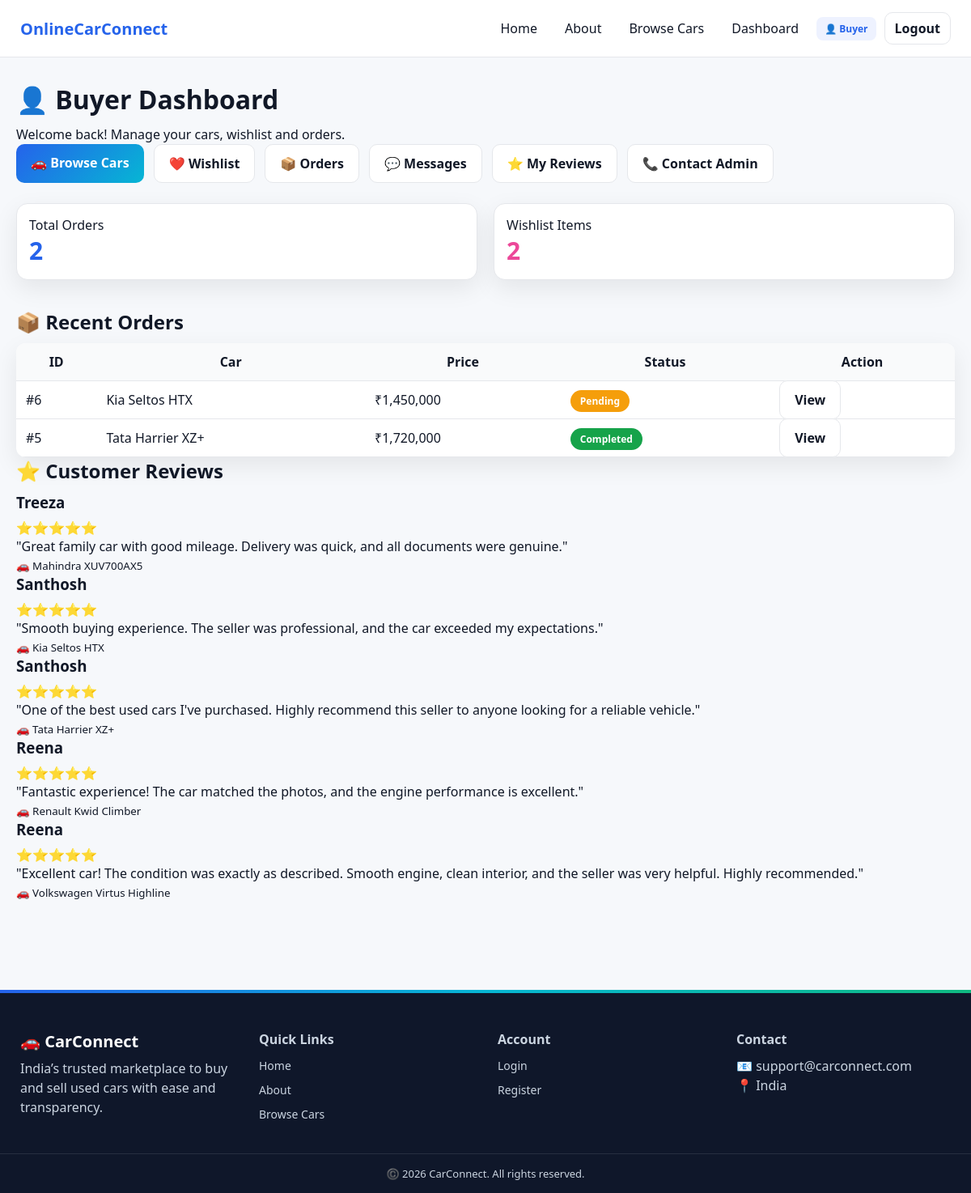
Page /buyer/home.php (signed in) on the committed database.
### tables this page shows
CREATE TABLE `orders` (
  `id` int(11) NOT NULL,
  `buyer_id` int(11) NOT NULL,
  `seller_id` int(11) NOT NULL,
  `car_id` int(11) NOT NULL,
  `total_price` decimal(12,2) NOT NULL,
  `order_status` enum('pending','completed','cancelled') DEFAULT 'pending',
  `created_at` timestamp NOT NULL DEFAULT current_timestamp()
);

CREATE TABLE `car_listings` (
  `id` int(11) NOT NULL,
  `seller_id` int(11) NOT NULL,
  `category_id` int(11) DEFAULT NULL,
  `make` varchar(100) NOT NULL,
  `model` varchar(100) NOT NULL,
  `year` int(11) NOT NULL,
  `price` decimal(12,2) NOT NULL,
  `mileage` int(11) DEFAULT 0,
  `fuel_type` varchar(50) DEFAULT NULL,
  `transmission` varchar(50) DEFAULT NULL,
  `description` text DEFAULT NULL,
  `image_path` varchar(255) DEFAULT NULL,
  `status` enum('pending','approved','rejected','sold') DEFAULT 'pending',
  `created_at` timestamp NOT NULL DEFAULT current_timestamp(),
  `color` varchar(30) DEFAULT NULL,
  `owner_type` varchar(30) DEFAULT NULL,
  `body_type` varchar(30) DEFAULT NULL,
  `seating_capacity` int(11) DEFAULT NULL,
  `location` varchar(100) DEFAULT NULL
);

CREATE TABLE `reviews` (
  `id` int(11) NOT NULL,
  `car_id` int(11) NOT NULL,
  `user_id` int(11) NOT NULL,
  `rating` int(11) NOT NULL CHECK (`rating` between 1 and 5),
  `comment` text DEFAULT NULL,
  `created_at` timestamp NOT NULL DEFAULT current_timestamp()
);

CREATE TABLE `buyers` (
  `id` int(11) NOT NULL,
  `name` varchar(100) NOT NULL,
  `email` varchar(150) NOT NULL,
  `password` varchar(255) NOT NULL,
  `phone` varchar(20) DEFAULT NULL,
  `address` text DEFAULT NULL,
  `status` enum('active','inactive') DEFAULT 'active',
  `created_at` timestamp NOT NULL DEFAULT current_timestamp()
);

### includes/functions.php (called while the page is built, shortened)
<?php
function e($str){
    return htmlspecialchars((string)$str, ENT_QUOTES, 'UTF-8');
}
?>

### buyer/home.php (the view, shortened to what this page needs)
<?php
require_once __DIR__ . "/../includes/db_connect.php";
require_once __DIR__ . "/../includes/functions.php";
require_once __DIR__ . "/../includes/header.php";
$buyerId = (int)$_SESSION['user_id'];
$stmt1 = mysqli_prepare($conn,"SELECT COUNT(*) FROM orders WHERE buyer_id=?");
mysqli_stmt_bind_param($stmt1,"i",$buyerId);
mysqli_stmt_execute($stmt1);
mysqli_stmt_bind_result($stmt1,$totalOrders);
$stmt2 = mysqli_prepare($conn,"SELECT COUNT(*) FROM wishlist WHERE buyer_id=?");
mysqli_stmt_bind_param($stmt2,"i",$buyerId);
mysqli_stmt_execute($stmt2);
mysqli_stmt_bind_result($stmt2,$totalWishlist);
$reviewStmt = mysqli_prepare($conn,"
SELECT
r.rating,
r.comment,
r.created_at,
b.name,
c.make,
c.model
FROM reviews r
JOIN buyers b
ON b.id = r.user_id
JOIN car_listings c
ON c.id = r.car_id
ORDER BY r.created_at DESC
LIMIT 6
");
mysqli_stmt_execute($reviewStmt);
$reviewResult = mysqli_stmt_get_result($reviewStmt);
?>
<h1>👤 Buyer Dashboard</h1>
<p class="muted">Welcome back! Manage your cars, wishlist and orders.</p>
<div style="display:flex;gap:12px;flex-wrap:wrap;margin-bottom:25px">
<a class="btn primary" href="car_listings.php">🚗 Browse Cars</a>
<a class="btn" href="wishlist.php">❤️ Wishlist</a>
<a class="btn" href="order_history.php">📦 Orders</a>
<a class="btn" href="messages.php">💬 Messages</a>
<a class="btn" href="my_reviews.php">⭐ My Reviews</a>
<a class="btn" href="contact.php">📞 Contact Admin</a>
</div>
<div class="grid" style="grid-template-columns:repeat(2,1fr);gap:20px">
<div class="card">
<div class="p">
<div class="muted">Total Orders</div>
<div style="font-size:30px;font-weight:900;color:#2563eb">
<?php echo intval($totalOrders); ?>
</div>
</div>
</div>
<div class="card">
<div class="p">
<div class="muted">Wishlist Items</div>
<div style="font-size:30px;font-weight:900;color:#ec4899">
<?php echo intval($totalWishlist); ?>
</div>
</div>
</div>
</div>
<h2 style="margin-top:35px">📦 Recent Orders</h2>
<table class="table">
<tr>
<th>ID</th>
<th>Car</th>
<th>Price</th>
<th>Status</th>
<th>Action</th>
</tr>
<?php
$stmt = mysqli_prepare($conn,"
SELECT o.id,o.total_price,o.order_status,
c.make,c.model,c.id AS car_id
FROM orders o
JOIN car_listings c ON c.id=o.car_id
WHERE o.buyer_id=?
ORDER BY o.id DESC
LIMIT 5
");
mysqli_stmt_bind_param($stmt,"i",$buyerId);
mysqli_stmt_execute($stmt);
$res = mysqli_stmt_get_result($stmt);
if(mysqli_num_rows($res)>0){
while($o=mysqli_fetch_assoc($res)){
$statusColor = "#999";
if($o['order_status']=="completed") $statusColor="#16a34a";
if($o['order_status']=="pending") $statusColor="#f59e0b";
echo "
<tr>
<td>#".intval($o['id'])."</td>
<td>".e($o['make'])." ".e($o['model'])."</td>
<td>₹".number_format((float)$o['total_price'])."</td>
<td>
<span style='
background:$statusColor;
color:#fff;
padding:5px 12px;
border-radius:20px;
font-size:12px;
font-weight:700
'>
".ucfirst($o['order_status'])."
</span>
</td>
<td>
<a class='btn'
href='/carconnect/buyer/car_details.php?id=".$o['car_id']."'>
View
</a>
</td>
</tr>
";
}
}
?>
</table>
<section class="home-reviews">
<h2>⭐ Customer Reviews</h2>
<div class="review-container">
<?php while($review=mysqli_fetch_assoc($reviewResult)): ?>
<div class="review-card">
<h3>
<?php echo e($review['name']); ?>
</h3>
<div class="stars">
<?php echo str_repeat("⭐",$review['rating']); ?>
</div>
<p>
"<?php echo e($review['comment']); ?>"
</p>
<small>
🚗
<?php echo e($review['make']." ".$review['model']); ?>
</small>
</div>
<?php endwhile; ?>
</div>
</section>
<?php require_once __DIR__ . "/../includes/footer.php"; ?>

### assets/css/style.css (style rules this page uses)
* { margin:0; padding:0; box-sizing:border-box; scroll-behavior:smooth; }
body { font-family:system-ui,-apple-system,Segoe UI,Roboto; background:var(--bg); color:var(--text); }
a { text-decoration:none;color:inherit }
.btn { position:relative; padding:12px 18px; border-radius:10px; border:1px solid var(--border); background:#fff; cursor:pointer; font-weight:700; transition:0.3s; overflow:hidden; }
.btn.primary { background:var(--gradient); color:#fff; border:none; }
.btn::after { content:""; position:absolute; width:0%; height:100%; top:0; left:0; background:rgba(255,255,255,0.2); transition:0.4s; }
.grid { display:grid; grid-template-columns:repeat(4,1fr); gap:20px; }
.card { background:#fff; border-radius:14px; border:1px solid var(--border); overflow:hidden; transition:0.3s; box-shadow:var(--shadow); }
.card .p { padding:15px }
.table { width:100%; border-collapse:collapse; border-radius:12px; overflow:hidden; background:#fff; box-shadow:var(--shadow); }
.table th,.table td { padding:12px; border-bottom:1px solid var(--border); }
.table th { background:#f9fafb; }
.card .p { display:flex; flex-direction:column; }
h3 { margin-bottom:8px; }
p { line-height:1.5; }
.table td { vertical-align: middle; }
h1, h2 { margin-bottom: 10px; }

### rows in the picture
orders: id "6", car.make "Kia", car.model "Seltos HTX", total_price "1,450,000", order_status "Pending"
orders: id "5", car.make "Tata", car.model "Harrier XZ+", total_price "1,720,000", order_status "Completed"
reviews: user.name "Treeza", rating "⭐⭐⭐⭐⭐", comment "Great family car with good mileage. Delivery was quick, and all documents were genuine.", car.model "Mahindra XUV700AX5"
reviews: user.name "Santhosh", rating "⭐⭐⭐⭐⭐", comment "Smooth buying experience. The seller was professional, and the car exceeded my expectations.", car.model "Kia Seltos HTX"
reviews: user.name "Santhosh", rating "⭐⭐⭐⭐⭐", comment "One of the best used cars I've purchased. Highly recommend this seller to anyone looking for a reliable vehicle.", car.model "Tata Harrier XZ+"
reviews: user.name "Reena", rating "⭐⭐⭐⭐⭐", comment "Fantastic experience! The car matched the photos, and the engine performance is excellent.", car.model "Renault Kwid Climber"
reviews: user.name "Reena", rating "⭐⭐⭐⭐⭐", comment "Excellent car! The condition was exactly as described. Smooth engine, clean interior, and the seller was very helpful. Highly recommended.", car.model "Volkswagen Virtus Highline"

### other values in the picture
$_SESSION['role'] "Buyer"
$totalOrders "2"
$totalWishlist "2"
